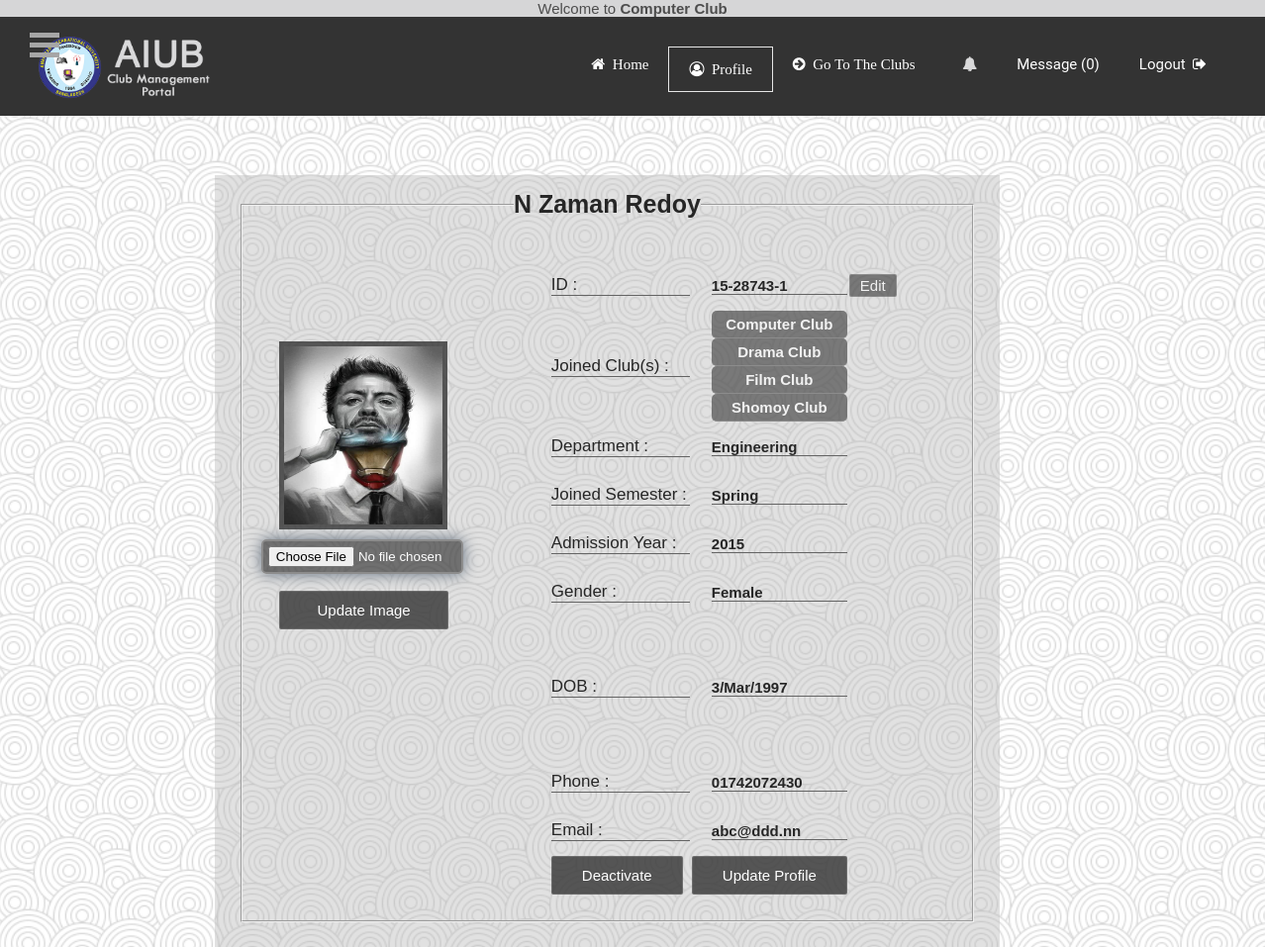
/profile/index.php (signed in), run on the app's committed database.
### tables this page shows
CREATE TABLE `studentinfo` (
  `id` int(11) NOT NULL,
  `clubname` varchar(100) NOT NULL,
  `name` varchar(100) NOT NULL,
  `username` varchar(25) NOT NULL,
  `dept` varchar(100) NOT NULL,
  `semester` varchar(100) NOT NULL,
  `gender` varchar(10) NOT NULL,
  `dob` varchar(100) NOT NULL,
  `admissionyear` varchar(100) NOT NULL,
  `phone` varchar(11) NOT NULL,
  `email` varchar(50) NOT NULL,
  `password` varchar(100) NOT NULL,
  `avatar` varchar(10000) NOT NULL,
  `is_active` varchar(1) DEFAULT 'N',
  `dateTime` varchar(100) DEFAULT NULL,
  `clubID` varchar(20) DEFAULT NULL,
  `show_Event` varchar(10) NOT NULL DEFAULT 'Y'
);

CREATE TABLE `club_relation` (
  `id` int(11) NOT NULL,
  `club_ID` varchar(20) NOT NULL,
  `club_Name` varchar(100) NOT NULL,
  `user_ID` varchar(50) NOT NULL,
  `status` varchar(20) NOT NULL DEFAULT 'N'
);

### profile/index.php (called while the page is built)
<?php
include 'profile.php';
 ?>

### profile/container.php (the view, shortened to what this page needs)
<?php
require '../dbconnect.php';
	$user = $_SESSION['username'];
		$query = "SELECT * FROM studentinfo WHERE username='$user'";
		$results = mysqli_query($db, $query);
	while($row = mysqli_fetch_assoc($results)) {
		$username=$row["username"];
		$full_name=$row["name"];
		$avatar=$row["avatar"];
		$gender=$row["gender"];
		$dob=$row["dob"];
		$email=$row["email"];
		$phone=$row["phone"];
		$dept=$row["dept"];
		$semester=$row["semester"];
		$admissionyear=$row["admissionyear"];
	}
?>
	<div class="profile_container">
		<fieldset>
			<legend align="center"><?php echo $full_name ?></legend>
			<table>
				<tr>
					<td>
						<div class="profile_1">
							<form id="uploadimage" action="" method="post" enctype="multipart/form-data">
								<div id="image_preview"><img id="previewing" style="height:180px; width:160px; ;display: block; border:5px solid rgba(51, 51, 51, 0.8); margin-left: 12%;" src=<?php echo '../profile_images\\'.$avatar; ?> /></div>
								<div id="selectImage">
								<input type="file" name="file" id="file" required /><br><br>
								<input type="submit" value="Update Image" class="btn" style="width: 171px; margin-left: 12%;" />
								</div>
							</form>
						</div>
					</td>
		<td class='profile_right'>
				<form action="deactive.php" method="POST" enctype="multipart/form-data">
				<div class="info_table">
				<table>
					<tr>
						<td><h4>ID :</h4></td>
						<td class="info"><p id="sid"><?php echo $username ?></p></td>
							<td>
							<a onclick="edit();" href="#">Edit</a>
						</td>
						<td><a id="_visible" onclick="edit2();" href="#" style="" class="fa fa-eye-slash" aria-hidden="true"></a>
					   	</td>
					</tr>
					<tr>
						<td><h4>Joined Club(s) :</h4></td>
						<td class="info">
						<?php
							$sql_club = "SELECT * FROM club_relation WHERE user_ID = '$user' and status = 'Y'";
				             $result_club = mysqli_query($db, $sql_club);
				             while($row_clb = mysqli_fetch_assoc($result_club)) {
				                  echo "<p style='border-bottom: 1px solid #8c8c8c; background-color: rgba(77, 77, 77,0.7); padding:5px 2px; color: #f2f2f2; border-radius: 5px; text-align: center;'>".$row_clb["club_Name"]."</p>";
				               }
							 ?>
						</td>
						<td><span></span></td>
					</tr>
					<tr>
						<td><h4>Department :</h4></td>
						<td class="info">
						<p id="dpt"><?php echo $dept ?>
						</td>
						<td>
					 </td>
					</tr>
					<tr>
						<td><h4>Joined Semester :</h4></td>
						<td class="info"><p id="jsptag"><?php echo $semester ?></p></td>
						<td>
						</td>
					</tr>
					<tr>
						<td><h4>Admission Year :</h4></td>
						<td class="info"><p id="ayp"><?php echo $admissionyear ?></p></td>
						<td>
						</td>
					</tr>
					<tr>
						<td><h4>Gender :</h4></td>
						<td class="info"><p><?php echo $gender ?></p></td>
						<td>
						</td>
					</tr>
					<tr>
						<td><h4>DOB :</h4></td>
						<td class="info"><p><?php echo $dob ?></p></td>
						<td>
						</td>
					</tr>
					<tr>
						<td><h4>Phone :</h4></td>
						<td class="info"><p><?php echo $phone ?></p></td>
						<td>
						</td>
					</tr>
					<tr>
						<td><h4>Email :</h4></td>
						<td class="info"><p><?php echo $email ?></p></td>
						<td>
						</td>
					</tr>
					<tr>
						<td>
							<input  class="btn" type="submit" value="Deactivate" name="deactivate">
						</td>
						<td>
							<input  class="btn" type="button" value="Update Profile" onclick="updateProfile()"
							></td>
					</tr>
				</table>
			</div>
					</form>
					</td>
				</tr>
			</table>
		</fieldset>
</div>

### css/homepage.css (style rules this page uses)
* { margin:0px; padding:0px; }
body { font-family: 'Raleway', sans-serif; height: 100vh; background-position: center; color: #333; font-size: 15px; background-image: url('../img/dimension.png'); }

### profile/container.php (style rules this page uses)
.profile_right { padding-left: 75px; }
#file { color: #fff; padding: 5px; border: 2px solid #8c8c8c; background-color: rgba(38, 38, 38,0.6); margin-top: 10px; border-radius: 5px; box-shadow: 0 0 15px #626F7E; width: 190px; margin-left: 7px; }
tr td h4 { width: 140px; }
.profile_container { position: relative; left:17%; right:22%; top:20%; bottom: 20%; width: 58%; height: auto; background-color: rgba(179, 179, 179,0.4); padding-top: 15px; padding-bottom: 2%; padding-left: 2%; padding-right: 2%; margin-bottom: 15%; }
legend { font-size: 25px; font-weight: bold; }
.info { padding-left: 20px; }
.info p { font-size: 15px; font-weight: bold; }
.profile_container h4 { font-size: 17px; font-weight: normal; }
.btn, .info_table a { position: relative; cursor : pointer; text-overflow: ellipsis; white-space: nowrap; overflow: hidden; font-size: 15px; background-color: rgba(51, 51, 51,0.8); color: #fff; border: 1px solid rgba(255, 255, 255, 0.15); box-shadow: 0 0 rgba(0, 0, 0, 0); border-radius: 2px; padding: 10px 30px; transition: 0.3s; }
.btn:hover, .btn:focus, .info_table a { background-color: rgba(51, 51, 51,1); }
table { margin-top: 20px; margin-left: 10px; }
.info_table a { text-decoration: none; color: #f2f2f2; border-radius: 2px; background-color: rgba(51, 51, 51,0.6); padding: 2px 10px; margin: 5px 0; }
.info_table { margin-bottom: 5%; margin-left: 0; }
td h4, td p { border-bottom: 1px solid rgba(100,100,100,1); }
.profile_1 { margin-bottom: 90%; }

### profile/profile.php (style rules this page uses)
body { font-family: 'Raleway', sans-serif; height: 100vh; background-size: cover; background-position: center; color: #262626; font-size: 15px; background-image: url('../img/background.png'); }

### data on the page
studentinfo: name "N Zaman Redoy", avatar (picture), username "15-28743-1", dept "Engineering", semester "Spring", admissionyear "2015", gender "Female", dob "3/Mar/1997", phone "01742072430", email "abc@ddd.nn"
club_relation: club_Name "Computer Club"
club_relation: club_Name "Drama Club"
club_relation: club_Name "Film Club"
club_relation: club_Name "Shomoy Club"

### other printed values
$_SESSION['clubname'] "Computer Club"
$row_count["0"] "0"
